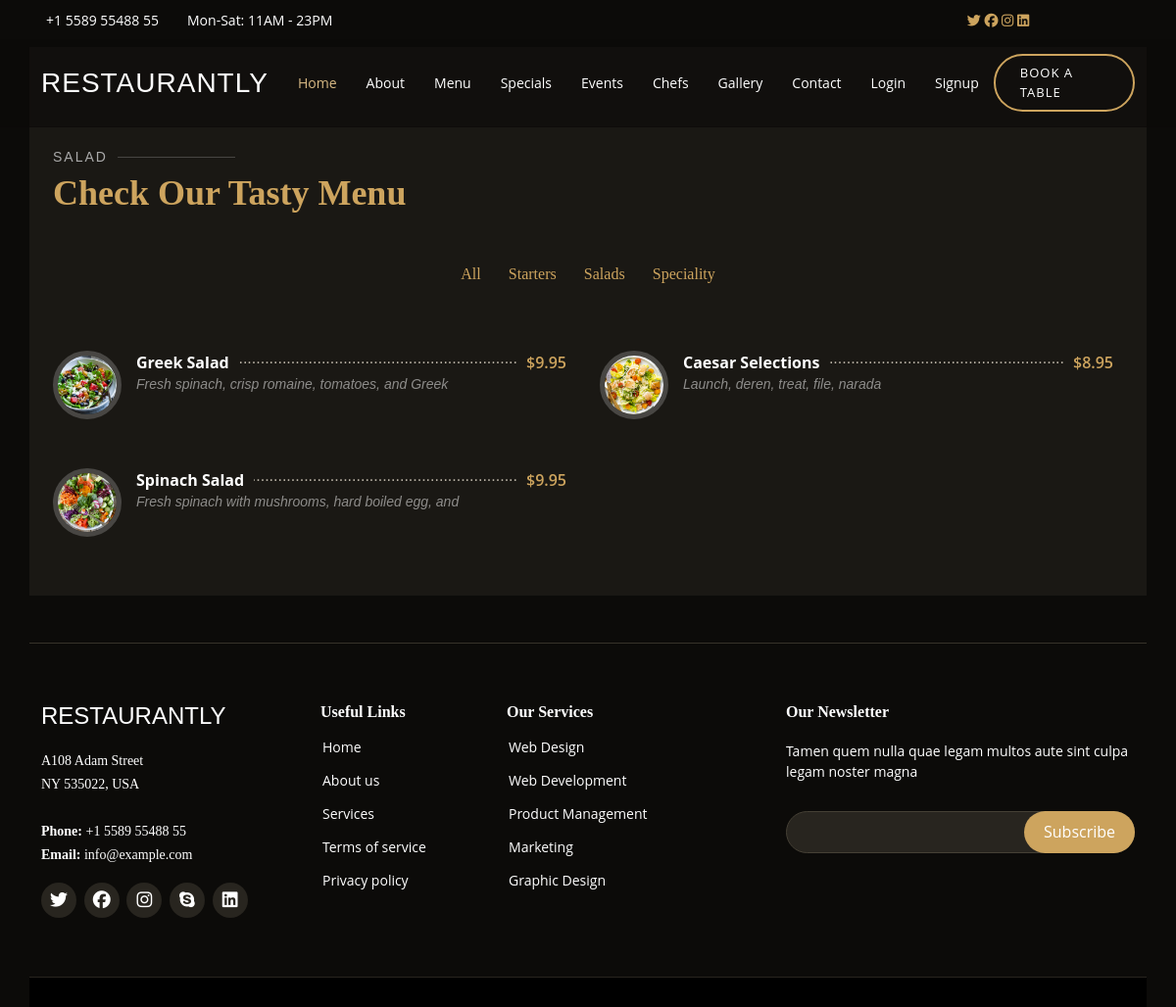
The page /salad/ on the database its author committed.
### app/models.py (models this page shows, shortened)
class AllFood(models.Model):
    food_name = models.CharField(max_length=50)
    desc = models.CharField(max_length=50)
    price = models.FloatField()
    category = models.CharField(choices=category_choice, max_length=10)
    food_image = models.ImageField(upload_to='FoodImage')

### app/views.py (the view)
# urls.py: path('salad/', views.salad, name='salad'),
def salad(request, data=None):
    if data is None:
        food = AllFood.objects.filter(category='SL')
    return render(request, 'salad.html', {'food': food})

### templates/salad.html (shortened to what this page needs)
{% extends 'base.html' %}
{% load static %}
{% block content %}
<section id="menu" class="menu section-bg mt-5">
  <div class="container mt-5" data-aos="fade-up">
    <div class="section-title">
      <h2>Salad</h2>
      <p>Check Our Tasty Menu</p>
    </div>
    <div class="row" data-aos="fade-up" data-aos-delay="100">
      <div class="col-lg-12 d-flex justify-content-center">
        <ul id="menu-flters">
          <li data-filter="*"><a href="{% url 'menu' %}">All</a></li>
          <li data-filter=".filter-starters"><a href="{% url 'starter' %}">Starters</a> </li>
          <li data-filter=".filter-salads" class="filter-active"><a href="{% url 'salad' %}">Salads</a> </li>
          <li data-filter=".filter-specialty"><a href="{% url 'speciality' %}">Speciality</a> </li>
        </ul>
      </div>
    </div>
    <div class="row menu-container" data-aos="fade-up" data-aos-delay="200">
      {% for f in food %}
  <div class="col-lg-6 menu-item filter-{{ f.category }}">
        <img src="{{ f.food_image.url }}" class="menu-img" alt="">
        <div class="menu-content">
          <a href="{% url 'menu' f.id %}">{{ f.food_name }}</a><span>${{ f.price }}</span>
        </div>
        <div class="menu-ingredients">
          {{ f.desc }}
        </div>
      </div>
      {% endfor %}
    </div>
  </div>
</section>
{% endblock content %}

### static/css/style.css (style rules this page uses)
body { font-family: "Open Sans", sans-serif; background: #0c0b09; color: #fff; }
a { color: #cda45e; text-decoration: none; }
h1, h2, h3, h4, h5, h6 { font-family: "Playfair Display", serif; }
section { padding: 60px 0; overflow: hidden; }
.section-bg { background-color: #1a1814; }
.section-title { padding-bottom: 40px; }
.section-title h2 { font-size: 14px; font-weight: 500; padding: 0; line-height: 1px; margin: 0 0 5px 0; letter-spacing: 2px; text-transform: uppercase; color: #aaaaaa; font-family: "Poppins", sans-serif; }
.section-title h2::after { content: ""; width: 120px; height: 1px; display: inline-block; background: rgba(255, 255, 255, 0.2); margin: 4px 10px; }
.section-title p { margin: 0; margin: 0; font-size: 36px; font-weight: 700; font-family: "Playfair Display", serif; color: #cda45e; }
.menu #menu-flters { padding: 0; margin: 0 auto 0 auto; list-style: none; text-align: center; border-radius: 50px; }
.menu #menu-flters li { cursor: pointer; display: inline-block; padding: 8px 12px 10px 12px; font-size: 16px; font-weight: 500; line-height: 1; color: #fff; margin-bottom: 10px; transition: all ease-in-out 0.3s; border-radius: 50px; font-family: "Playfair Display", serif; }
.menu #menu-flters li:hover, .menu #menu-flters li.filter-active { color: #cda45e; }
.menu #menu-flters li:last-child { margin-right: 0; }
.menu .menu-item { margin-top: 50px; }
.menu .menu-img { width: 70px; border-radius: 50%; float: left; border: 5px solid rgba(255, 255, 255, 0.2); }
.menu .menu-content { margin-left: 85px; overflow: hidden; display: flex; justify-content: space-between; position: relative; }
.menu .menu-content::after { content: "......................................................................" "...................................................................." "...................................................................."; position: absolute; left: 20px; right: 0; top: -4px; z-index: 1; color: #bab3a6; font-family: Arial, "Helvetica Neue", Helvetica, sans-serif; }
.menu .menu-content a { padding-right: 10px; background: #1a1814; position: relative; z-index: 3; font-weight: 700; color: white; transition: 0.3s; }
.menu .menu-content span { background: #1a1814; position: relative; z-index: 3; padding: 0 10px; font-weight: 600; color: #cda45e; }
.menu .menu-ingredients { margin-left: 85px; font-style: italic; font-size: 14px; font-family: "Poppins", sans-serif; color: rgba(255, 255, 255, 0.5); }

### rows shown on the page
AllFood: food_image (picture), food_name "Greek Salad", price "9.95", desc "Fresh spinach, crisp romaine, tomatoes, and Greek"
AllFood: food_image (picture), food_name "Caesar Selections", price "8.95", desc "Launch, deren, treat, file, narada"
AllFood: food_image (picture), food_name "Spinach Salad", price "9.95", desc "Fresh spinach with mushrooms, hard boiled egg, and"
